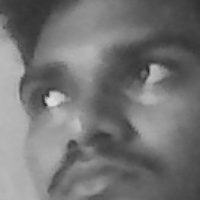
#> input picture faces/12.jpg, 200 x 200 px, given in place of the camera
$ jupyter execute 'Machine-Learning-Face-Recongnization-Algorithm .ipynb'   (shell and % lines are left out)   (text cells are left out)
#> lines starting #> are read from the running program, lines starting #| are printed output that depends on the picture; after the words box and inside, x2 and y2 are one past the last pixel; in counts of white or black regions, pixels touching at a corner belong together
[cell 1]
import cv2
import numpy as np

# Load HAARCASCADE face classifier
face_classifier = cv2.CascadeClassifier('haarcascade_frontalface_default.xml')

# Load functions
def face_extractor(img):
    # Function detects faces and returns the cropped face
    # If no face detected, it returns the input image
    gray = cv2.cvtColor(img,cv2.COLOR_BGR2GRAY)
    faces = face_classifier.detectMultiScale(gray, 1.3, 5)

    if faces is ():
        return None

    # Crop all faces found
    for (x,y,w,h) in faces:
        cropped_face = img[y:y+h, x:x+w]
    return cropped_face

# Initialize Webcam
cap = cv2.VideoCapture(0)
count = 0

# Collect 100 samples of your face from webcam input
while True:
    ret, frame = cap.read()
#> frame is the input picture: shape (200, 200, 3); min 39, max 226, mean 116.1
    if face_extractor(frame) is not None:
#> in face_extractor, `faces = face_classifier.detectMultiScale(gray, 1.3, 5)`: faces = [[11, 16, 166, 166]]
#> the loop in face_extractor, `for (x,y,w,h) in faces:` made 1 pass
#> pass 1, in face_extractor, `cropped_face = img[y:y+h, x:x+w]`:
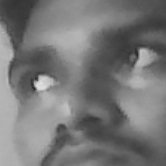
#> cropped_face: shape (166, 166, 3); min 39, max 226, mean 119.2
        count += 1
#> count = 1
        face = cv2.resize(face_extractor(frame), (200, 200))
#> the loop in face_extractor (call 2), `for (x,y,w,h) in faces:` made 1 pass
        face = cv2.cvtColor(face, cv2.COLOR_BGR2GRAY)
#> face: shape (200, 200)

        # Save file in specified directory with unique name
        file_name_path = '../arthtask/faces/' + str(count) + '.jpg'
#> file_name_path = '../arthtask/faces/1.jpg'
        cv2.imwrite(file_name_path, face)

        # Put count on images and display live count
        cv2.putText(face, str(count), (50, 50), cv2.FONT_HERSHEY_COMPLEX, 1, (0,255,0), 2)
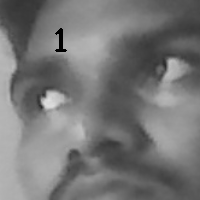
#> face: shape (200, 200); min 0, max 224, mean 118.6
        cv2.imshow('Face Cropper', face)

    else:
        print("Face not found")
        pass

    if cv2.waitKey(1) == 13 or count == 100: #13 is the Enter Key
#> (key Esc is pressed here)
        break

cap.release()
cv2.destroyAllWindows()
print("Collecting Samples Complete")

[cell 2]
import cv2
import numpy as np
from os import listdir
from os.path import isfile, join

# Get the training data we previously made
data_path = '../arthtask/faces/'
onlyfiles = [f for f in listdir(data_path) if isfile(join(data_path, f))]

# Create arrays for training data and labels
Training_Data, Labels = [], []

# Open training images in our datapath
# Create a numpy array for training data
for i, files in enumerate(onlyfiles):
    image_path = data_path + onlyfiles[i]
    images = cv2.imread(image_path, cv2.IMREAD_GRAYSCALE)
#> images: shape (200, 200); min 42, max 224, mean 119.1
    Training_Data.append(np.asarray(images, dtype=np.uint8))
    Labels.append(i)

# Create a numpy array for both training data and labels
Labels = np.asarray(Labels, dtype=np.int32)

# Initialize facial recognizer
# model = cv2.face.createLBPHFaceRecognizer()
# NOTE: For OpenCV 3.0 use cv2.face.createLBPHFaceRecognizer()
# pip install opencv-contrib-python
# model = cv2.createLBPHFaceRecognizer()

suraj_model  = cv2.face_LBPHFaceRecognizer.create()
# Let's train our model
suraj_model.train(np.asarray(Training_Data), np.asarray(Labels))
print("Model trained sucessefully")

[cell 3]
import cv2
import numpy as np
import os


face_classifier = cv2.CascadeClassifier('haarcascade_frontalface_default.xml')

def face_detector(img, size=0.5):

    # Convert image to grayscale
#> called with size = 0.5
    gray = cv2.cvtColor(img,cv2.COLOR_BGR2GRAY)
    faces = face_classifier.detectMultiScale(gray, 1.3, 5)
#> faces = [[11, 16, 166, 166]]
    if faces is ():
        return img, []


    for (x,y,w,h) in faces:
        cv2.rectangle(img,(x,y),(x+w,y+h),(0,255,255),2)
        roi = img[y:y+h, x:x+w]
        roi = cv2.resize(roi, (200, 200))
#> this loop made 1 pass
#> pass 1, in face_detector, `roi = img[y:y+h, x:x+w]`:
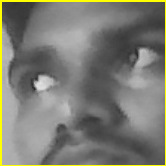
#> roi: shape (166, 166, 3); mean B, G, R 114.8, 123.9, 123.9
#> after the loop:
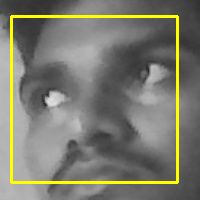
#> img: shape (200, 200, 3); 4.97% of pixels changed, all inside (x1, y1, x2, y2) = (10, 15, 179, 184)
    return img, roi


# Open Webcam
cap = cv2.VideoCapture(0)

while True:
    ret, frame = cap.read()
    image, face = face_detector(frame)

    try:
        face = cv2.cvtColor(face, cv2.COLOR_BGR2GRAY)
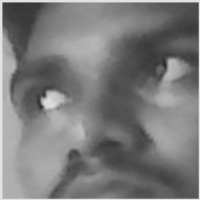
#> face: shape (200, 200); min 41, max 226, mean 122.8

        # Pass face to prediction model
        # "results" comprises of a tuple containing the label and the confidence value
        results = suraj_model.predict(face)
#> results = (0, 12.19)
        # harry_model.predict(face)

        if results[1] < 500:
            confidence = int( 100 * (1 - (results[1])/400) )
#> confidence = 96
            display_string = str(confidence) + '% Confident it is User'
#> display_string = '96% Confident it is User'

        cv2.putText(image, display_string, (100, 120), cv2.FONT_HERSHEY_COMPLEX, 1, (255,120,150), 2)
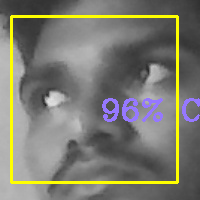
#> image: shape (200, 200, 3); 2.21% of pixels changed, all inside (x1, y1, x2, y2) = (102, 98, 200, 122)

        if confidence > 90:
            cv2.putText(image, "Hey Suraj", (250, 450), cv2.FONT_HERSHEY_COMPLEX, 1, (0,255,0), 2)
            cv2.imshow('Face Recognition', image )
            # os.system("chrome https://www.google.com/search?q=vimal+daga")
            os.system("wmplayer   c:\lw.mp3")
            break

        else:

            cv2.putText(image, "I dont know, how r u", (250, 450), cv2.FONT_HERSHEY_COMPLEX, 1, (0,0,255), 2)
            cv2.imshow('Face Recognition', image )

    except:
        cv2.putText(image, "No Face Found", (220, 120) , cv2.FONT_HERSHEY_COMPLEX, 1, (0,0,255), 2)
        cv2.putText(image, "looking for face", (250, 450), cv2.FONT_HERSHEY_COMPLEX, 1, (0,0,255), 2)
        cv2.imshow('Face Recognition', image )
        pass

    if cv2.waitKey(1) == 13: #13 is the Enter Key
        break

cap.release()
cv2.destroyAllWindows()
